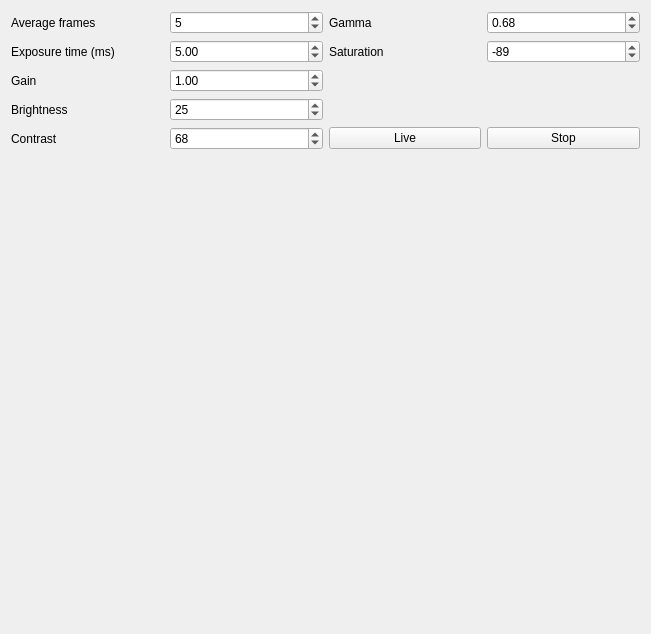
<?xml version="1.0" encoding="UTF-8"?>
<ui version="4.0">
 <class>Camera</class>
 <widget class="QWidget" name="Camera">
  <property name="geometry">
   <rect>
    <x>0</x>
    <y>0</y>
    <width>651</width>
    <height>634</height>
   </rect>
  </property>
  <property name="windowTitle">
   <string>Form</string>
  </property>
  <layout class="QVBoxLayout" name="verticalLayout_2">
   <item>
    <layout class="QVBoxLayout" name="verticalLayout">
     <item>
      <layout class="QGridLayout" name="gridLayout">
       <item row="0" column="0">
        <widget class="QLabel" name="label_3">
         <property name="text">
          <string>Average frames</string>
         </property>
        </widget>
       </item>
       <item row="2" column="0">
        <widget class="QLabel" name="label">
         <property name="text">
          <string>Gain</string>
         </property>
        </widget>
       </item>
       <item row="3" column="1">
        <widget class="QSpinBox" name="Box_Brightness">
         <property name="value">
          <number>25</number>
         </property>
        </widget>
       </item>
       <item row="1" column="0">
        <widget class="QLabel" name="label_2">
         <property name="text">
          <string>Exposure time (ms)</string>
         </property>
        </widget>
       </item>
       <item row="4" column="0">
        <widget class="QLabel" name="label_5">
         <property name="text">
          <string>Contrast</string>
         </property>
        </widget>
       </item>
       <item row="3" column="0">
        <widget class="QLabel" name="label_4">
         <property name="text">
          <string>Brightness</string>
         </property>
        </widget>
       </item>
       <item row="0" column="1">
        <widget class="QSpinBox" name="Box_AveFrames">
         <property name="value">
          <number>5</number>
         </property>
        </widget>
       </item>
       <item row="4" column="1">
        <widget class="QSpinBox" name="Box_Contrast">
         <property name="maximum">
          <number>100</number>
         </property>
         <property name="value">
          <number>68</number>
         </property>
        </widget>
       </item>
       <item row="2" column="1">
        <widget class="QDoubleSpinBox" name="Box_Gain">
         <property name="maximum">
          <double>25.000000000000000</double>
         </property>
         <property name="singleStep">
          <double>0.500000000000000</double>
         </property>
         <property name="value">
          <double>1.000000000000000</double>
         </property>
        </widget>
       </item>
       <item row="1" column="1">
        <widget class="QDoubleSpinBox" name="Box_ExpTime">
         <property name="value">
          <double>5.000000000000000</double>
         </property>
        </widget>
       </item>
       <item row="0" column="2">
        <widget class="QLabel" name="label_6">
         <property name="text">
          <string>Gamma</string>
         </property>
        </widget>
       </item>
       <item row="1" column="2">
        <widget class="QLabel" name="label_7">
         <property name="text">
          <string>Saturation</string>
         </property>
        </widget>
       </item>
       <item row="1" column="3">
        <widget class="QSpinBox" name="Box_Saturation">
         <property name="minimum">
          <number>-100</number>
         </property>
         <property name="maximum">
          <number>100</number>
         </property>
         <property name="value">
          <number>-89</number>
         </property>
        </widget>
       </item>
       <item row="0" column="3">
        <widget class="QDoubleSpinBox" name="Box_Gamma">
         <property name="maximum">
          <double>5.000000000000000</double>
         </property>
         <property name="value">
          <double>0.680000000000000</double>
         </property>
        </widget>
       </item>
       <item row="4" column="2">
        <widget class="QPushButton" name="live_button">
         <property name="text">
          <string>Live</string>
         </property>
        </widget>
       </item>
       <item row="4" column="3">
        <widget class="QPushButton" name="stop_button">
         <property name="text">
          <string>Stop</string>
         </property>
        </widget>
       </item>
      </layout>
     </item>
     <item>
      <widget class="MplWidgetCamera" name="CameraView" native="true">
       <property name="sizePolicy">
        <sizepolicy hsizetype="Preferred" vsizetype="Preferred">
         <horstretch>0</horstretch>
         <verstretch>0</verstretch>
        </sizepolicy>
       </property>
       <property name="autoFillBackground">
        <bool>true</bool>
       </property>
      </widget>
     </item>
    </layout>
   </item>
  </layout>
 </widget>
 <customwidgets>
  <customwidget>
   <class>MplWidgetCamera</class>
   <extends>QWidget</extends>
   <header>mplwidgetcamera.h</header>
   <container>1</container>
  </customwidget>
 </customwidgets>
 <resources/>
 <connections/>
</ui>
